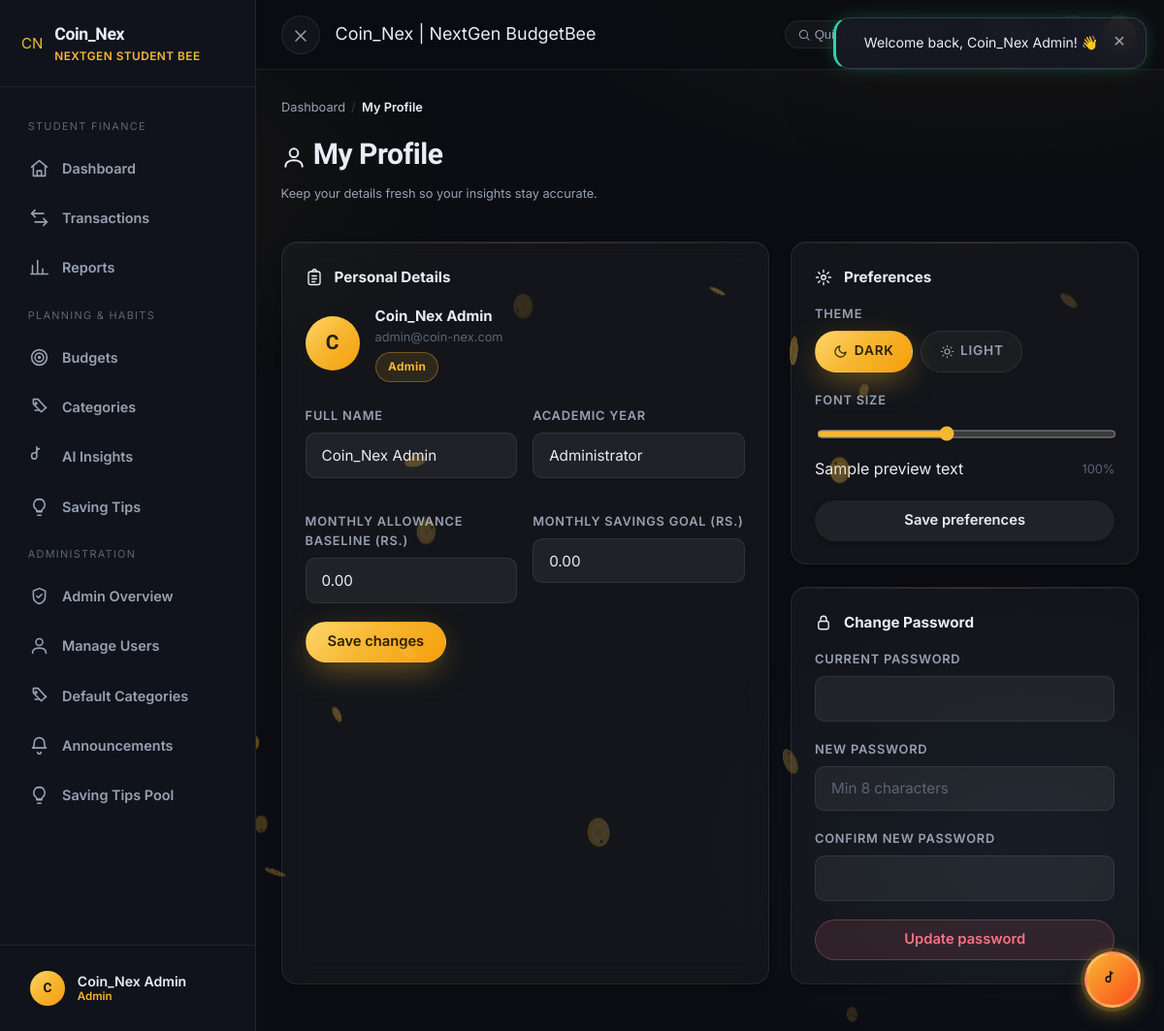
Screenshot of /profile (signed in) with the database file from the repository.
### tables this page shows
CREATE TABLE `users` (
  `user_id` int(10) UNSIGNED NOT NULL,
  `name` varchar(100) NOT NULL,
  `email` varchar(150) NOT NULL,
  `password_hash` varchar(255) NOT NULL,
  `role` enum('student','admin') NOT NULL DEFAULT 'student',
  `academic_year` varchar(50) DEFAULT NULL,
  `monthly_allowance_baseline` decimal(10,2) DEFAULT 0.00,
  `savings_goal` decimal(10,2) DEFAULT 0.00,
  `currency` varchar(3) NOT NULL DEFAULT 'PKR',
  `is_active` tinyint(1) NOT NULL DEFAULT 1,
  `theme` enum('dark','light') NOT NULL DEFAULT 'dark',
  `font_scale` decimal(3,2) NOT NULL DEFAULT 1.00,
  `last_login` datetime DEFAULT NULL,
  `created_at` datetime NOT NULL DEFAULT current_timestamp()
);

### app/controllers/ProfileController.php (called while the page is built, shortened)
<?php
final class ProfileController
{
    public function index(): void
    {
        $user = User::findById(Helper::userId());
        $view = 'pages/profile';
        require VIEWS_PATH . '/layouts/app-layout.php';
    }
}

### app/core/App.php (called while the page is built, shortened)
<?php
final class App
{
    public static function run(): void
    {
        $path = Helper::basePathUri();
        $segments = $path === '/' ? [] : array_values(array_filter(explode('/', $path), static fn ($s) => $s !== ''));
        [$controllerClass, $methodSegment, $paramOffset] = self::resolve($segments);
        $params = array_slice($segments, $paramOffset);
        $controller = new $controllerClass();
        $controller->{$methodSegment}(...array_values($params));
    }
    private static function resolve(array $segments): array
    {
        $slug = $segments[0] ?? 'home';
        $controller = preg_replace('/[^a-zA-Z0-9_]/', '', $slug);
        $method     = preg_replace('/[^a-zA-Z0-9_]/', '', $segments[1] ?? 'index');
        return [ucfirst($controller) . 'Controller', $method, 2];
    }
}

### public/index.php (called while the page is built, shortened)
<?php
App::run();

### app/core/Session.php (called while the page is built, shortened)
<?php
final class Session
{
    public static function get(string $key, mixed $default = null): mixed
    {
        return $_SESSION[$key] ?? $default;
    }
}

### app/core/Database.php (called while the page is built, shortened)
<?php
final class Database
{
    private static ?PDO $pdo = null;
    public static function pdo(): PDO
    {
        if (self::$pdo === null) {
            $dsn = 'mysql:host=' . DB_HOST . ';dbname=' . DB_NAME . ';charset=' . DB_CHARSET;
            self::$pdo = new PDO($dsn, DB_USER, DB_PASS, [
                PDO::ATTR_ERRMODE            => PDO::ERRMODE_EXCEPTION,
                PDO::ATTR_DEFAULT_FETCH_MODE => PDO::FETCH_ASSOC,
                PDO::ATTR_EMULATE_PREPARES   => false,
            ]);
        }
        return self::$pdo;
    }
    public static function run(string $sql, array $params = []): PDOStatement
    {
        $stmt = self::pdo()->prepare($sql);
        $stmt->execute($params);
        return $stmt;
    }
    public static function fetch(string $sql, array $params = []): ?array
    {
        $row = self::run($sql, $params)->fetch();
        return $row === false ? null : $row;
    }
}

### app/models/User.php (called while the page is built, shortened)
<?php
final class User
{
    public static function findById(int $id): ?array
    {
        return Database::fetch('SELECT * FROM users WHERE user_id = ? LIMIT 1', [$id]);
    }
}

### app/views/pages/profile.php (the view, shortened to what this page needs)
<div class="flex between wrap gap-2 items-center mb-3">
    <div>
        <div class="breadcrumbs"><a href="<?= Helper::url('dashboard') ?>">Dashboard</a><span class="sep">/</span><span class="current">My Profile</span></div>
        <h1><?= Helper::icon('user', '26') ?> My Profile</h1>
        <p class="muted small">Keep your details fresh so your insights stay accurate.</p>
    </div>
</div>
<div class="stagger" style="display:grid;grid-template-columns:1.4fr 1fr;gap:1.4rem;" id="profile-grid">
    <div class="card">
        <div class="card-title"><?= Helper::icon('clipboard', '18') ?> Personal Details</div>
        <div class="flex items-center gap-2 mb-3">
            <span class="avatar-circle" style="width:56px;height:56px;font-size:1.3rem;"><?= Helper::e(mb_strtoupper(mb_substr($user['name'], 0, 1))) ?></span>
            <div>
                <div class="bold"><?= Helper::e($user['name']) ?></div>
                <div class="faint small"><?= Helper::e($user['email']) ?></div>
                <div style="margin-top:.3rem;">
                    <span class="badge <?= $user['role'] === 'admin' ? 'badge-brand' : 'badge-info' ?>"><?= Helper::e(ucfirst($user['role'])) ?></span>
                </div>
            </div>
        </div>
        <form method="post" action="<?= Helper::url('profile/update') ?>">
            <div class="flex gap-2" style="display:grid;grid-template-columns:1fr 1fr;">
                <div class="field">
                    <label for="name">Full name</label>
                    <input class="input" type="text" id="name" name="name" value="<?= Helper::e($user['name']) ?>" required minlength="3">
                </div>
                <div class="field">
                    <label for="academic_year">Academic year</label>
                    <input class="input" type="text" id="academic_year" name="academic_year" value="<?= Helper::e($user['academic_year'] ?? '') ?>" placeholder="e.g. BSc 2nd Year">
                </div>
                <div class="field">
                    <label for="monthly_allowance_baseline">Monthly allowance baseline (<?= Helper::e(DEFAULT_CURRENCY_SYMBOL) ?>)</label>
                    <input class="input" type="number" step="0.01" min="0" id="monthly_allowance_baseline" name="monthly_allowance_baseline" value="<?= Helper::e($user['monthly_allowance_baseline'] ?? '0') ?>">
                </div>
                <div class="field">
                    <label for="savings_goal">Monthly savings goal (<?= Helper::e(DEFAULT_CURRENCY_SYMBOL) ?>)</label>
                    <input class="input" type="number" step="0.01" min="0" id="savings_goal" name="savings_goal" value="<?= Helper::e($user['savings_goal'] ?? '0') ?>">
                </div>
            </div>
            <button type="submit" class="btn btn-primary">Save changes</button>
        </form>
    </div>
    <div class="flex" style="flex-direction:column;gap:1.4rem;">
        <div class="card" id="preferences">
            <div class="card-title"><?= Helper::icon('gear', '18') ?> Preferences</div>
            <form method="post" action="<?= Helper::url('profile/theme') ?>" id="pref-form">
                <div class="field">
                    <label>Theme</label>
                    <div class="pill-select">
                        <label class="pill <?= $user['theme'] === 'dark' ? 'active' : '' ?>"><input type="radio" name="theme" value="dark" <?= $user['theme'] === 'dark' ? 'checked' : '' ?>> <?= Helper::icon('moon', '14') ?> Dark</label>
                        <label class="pill <?= $user['theme'] === 'light' ? 'active' : '' ?>"><input type="radio" name="theme" value="light" <?= $user['theme'] === 'light' ? 'checked' : '' ?>> <?= Helper::icon('sun', '14') ?> Light</label>
                    </div>
                </div>
                <div class="field">
                    <label>Font size</label>
                    <input type="range" name="font_scale" class="input" min="0.85" max="1.2" step="0.05" value="<?= Helper::e((string) $user['font_scale']) ?>" oninput="document.getElementById('font-preview').style.fontSize=(this.value*16)+'px'; document.getElementById('font-value').textContent=Math.round(this.value*100)+'%';" style="padding:.4rem .2rem;accent-color:var(--brand);">
                    <div class="flex between items-center"><span class="small" id="font-preview" style="font-size:<?= (float) $user['font_scale'] * 16 ?>px;">Sample preview text</span><span class="faint small" id="font-value"><?= (int) ((float) $user['font_scale'] * 100) ?>%</span></div>
                </div>
                <button type="submit" class="btn btn-dark btn-block">Save preferences</button>
            </form>
        </div>
        <div class="card">
            <div class="card-title"><?= Helper::icon('lock', '18') ?> Change Password</div>
            <form method="post" action="<?= Helper::url('profile/password') ?>">
                <div class="field">
                    <label for="current_password">Current password</label>
                    <input class="input" type="password" id="current_password" name="current_password" required>
                </div>
                <div class="field">
                    <label for="new_password">New password</label>
                    <input class="input" type="password" id="new_password" name="new_password" required minlength="8" placeholder="Min 8 characters">
                </div>
                <div class="field">
                    <label for="confirm_password">Confirm new password</label>
                    <input class="input" type="password" id="confirm_password" name="confirm_password" required minlength="8">
                </div>
                <button type="submit" class="btn btn-danger btn-block">Update password</button>
            </form>
        </div>
    </div>
</div>

### app/views/layouts/app-layout.php (shortened to what this page needs)
<?php
$viewFile = VIEWS_PATH . '/' . $view . '.php';
$pageTitle ??= Helper::pageTitle();
$currentUser = Helper::currentUser();
$navBase = Helper::basePathUri();
$navItems = [
    ['dashboard', 'home', 'Dashboard'],
    ['transactions', 'swap', 'Transactions'],
    ['reports', 'chart', 'Reports'],
    ['budgets', 'target', 'Budgets'],
    ['categories', 'tags', 'Categories'],
    ['insights', 'brain', 'AI Insights'],
    ['tips', 'bulb', 'Saving Tips'],
];
function navItem(string $base, string $target, string $icon, string $label): string {
    $active = ($base === $target) || (str_starts_with($base, $target . '/'));
    $cls = $active ? 'nav-link active' : 'nav-link';
    return '<a class="' . $cls . '" href="' . Helper::url($target) . '" title="' . $label . '"><span class="nav-ico">' . Helper::icon($icon, '20') . '</span><span>' . $label . '</span></a>';
}
?>
<!DOCTYPE html>
<html lang="en" data-theme="<?= Helper::e($currentUser['theme'] ?? 'dark') ?>" style="--cc-font-scale:<?= Helper::e((float)($currentUser['font_scale'] ?? 1.0)) ?>;">
<head>
    <link rel="stylesheet" href="<?= Helper::asset('css/style.css') . '?v=20260926-responsive' ?>">
</head>
<body class="app-body">
    <div class="toast-wrap"></div>
    <div class="app-shell">
        <aside class="sidebar">
            <div class="sidebar-brand">
                <a href="<?= Helper::url('dashboard') ?>" style="display:flex;align-items:center;gap:.75rem;text-decoration:none;">
                    <div class="brand-badge-box site-brand-mark"><span class="brand-badge-initials">CN</span><span class="brand-live-dot"></span></div>
                    <div class="brand-text">
                        <div class="brand-name" style="color:var(--text);font-weight:700;font-size:1.1rem;letter-spacing:-0.02em;"><?= Helper::e(APP_NAME) ?></div>
                        <div class="brand-tag" style="color:var(--brand);font-size:.74rem;font-weight:600;text-transform:uppercase;letter-spacing:0.04em;">NextGen Student Bee</div>
                    </div>
                </a>
            </div>
            <nav class="sidebar-nav">
                <div class="nav-section">Student Finance</div>
                <?php foreach (array_slice($navItems, 0, 3) as [$route, $icon, $label]) {
                    echo navItem($navBase, $route, $icon, $label);
                } ?>
                <div class="nav-section">Planning &amp; Habits</div>
                <?php foreach (array_slice($navItems, 3, 4) as [$route, $icon, $label]) {
                    echo navItem($navBase, $route, $icon, $label);
                } ?>
                <?php if (Helper::isAdmin()): ?>
                <div class="nav-section">Administration</div>
                <?= navItem($navBase, 'admin', 'shield', 'Admin Overview'); ?>
                <?= navItem($navBase, 'admin/users', 'user', 'Manage Users'); ?>
                <?= navItem($navBase, 'admin/categories', 'tags', 'Default Categories'); ?>
                <?= navItem($navBase, 'admin/announcements', 'bell', 'Announcements'); ?>
                <?= navItem($navBase, 'admin/tips', 'bulb', 'Saving Tips Pool'); ?>
                <?php endif; ?>
            </nav>
            <div class="sidebar-foot">
                <a href="<?= Helper::url('profile') ?>" class="nav-link" style="border-radius:12px;padding:.55rem .75rem;">
                    <span class="avatar-circle" style="width:36px;height:36px;font-size:.85rem;background:var(--grad-brand);color:#12141a;font-weight:700;"><?= Helper::e(mb_strtoupper(mb_substr($currentUser['name'] ?? 'U', 0, 1))) ?></span>
                    <span class="flex" style="flex-direction:column;gap:0;line-height:1.25;">
                        <span style="font-size:.88rem;font-weight:600;color:var(--text);"><?= Helper::e($currentUser['name'] ?? 'User') ?></span>
                        <span class="faint" style="font-size:.72rem;text-transform:capitalize;color:var(--brand);"><?= Helper::e($currentUser['role'] ?? 'student') ?></span>
                    </span>
                </a>
            </div>
        </aside>
        <div class="main-area">
            <header class="topbar">
                <button class="icon-btn" data-rail-collapse aria-label="Collapse sidebar" title="Collapse sidebar">
                    <span data-rail-collapse-ico><?= Helper::icon('x', '20') ?></span>
                </button>
                <div class="topbar-title-wrap">
                    <div class="page-title"><?= Helper::e($pageTitle) ?></div>
                </div>
                <div class="flex items-center gap-1" style="margin-left:auto;">
                    <button type="button" class="topbar-search-pill" onclick="openCommandPalette()" title="Press Ctrl+K to open spotlight">
                        <span><?= Helper::icon('search', '14') ?> Quick actions…</span>
                        <kbd>Ctrl K</kbd>
                    </button>
                    <div class="dropdown settings-dropdown">
                        <button type="button" class="btn btn-ghost btn-sm flex items-center gap-1" data-dropdown-trigger style="padding:.4rem .7rem;border-color:rgba(247,183,51,0.3);color:var(--text);" title="Display, Eye Protection & Sound Settings">
                            <?= Helper::icon('settings', '15') ?> <span>Settings</span>
                        </button>
                    </div>
                    <div class="dropdown notif-dot">
                        <button class="icon-btn" data-dropdown-trigger aria-label="Notifications"><?= Helper::icon('bell', '20') ?>
                        </button>
                    </div>
                    <div class="dropdown">
                        <button class="icon-btn" data-dropdown-trigger aria-label="Account menu" style="padding:2px;">
                            <span class="avatar-circle" style="width:34px;height:34px;font-size:.78rem;background:var(--grad-brand);color:#12141a;font-weight:700;"></span>
                        </button>
                    </div>
                </div>
            </header>
            <main class="content">
                <?php if (is_file($viewFile)) { require $viewFile; } else { Helper::abort("View not found: $view", 500); } ?>
    <link rel="stylesheet" href="<?= Helper::asset('css/light-theme-overrides.css') . '?v=20260927-light' ?>">
            </main>
        </div>
    </div>
    <div class="floating-bee-dock">
        <button type="button" class="bee-mascot-btn" onclick="toggleBeeSpeech()" title="Chat with BudgetBee AI">
            <?= Helper::icon('brain', '18') ?>
        </button>
    </div>
</body>
</html>

### app/views/pages/profile.php (style rules this page uses)
#profile-grid { grid-template-columns: 1.4fr 1fr; }

### rows the page displays
users: name "C", name "Coin_Nex Admin", role "Admin", email "admin@coin-nex.com", academic_year "Administrator", monthly_allowance_baseline "0.00", savings_goal "0.00", font_scale "1", (float)$user['font_scale']*100 "100"

### other values shown
Helper::e(APP_NAME) "Coin_Nex"
$label "Dashboard"
$label "Transactions"
$label "Reports"
$label "Budgets"
$label "Categories"
$label "AI Insights"
$label "Saving Tips"
$label "Admin Overview Manage Users Default Categories Announcements Saving Tips Pool"
Helper::e($pageTitle) "Coin_Nex | NextGen BudgetBee"
Helper::e(DEFAULT_CURRENCY_SYMBOL) "RS."
